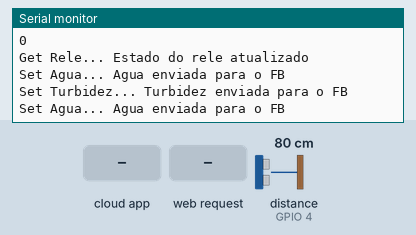
This sketch was run on a simulated ESP32. Parts: the last lines printed to the serial monitor. Wiring (inferred from the names in the program): ultrasonic range finder: trigger GPIO 2; echo GPIO 4. Inputs (shaded band) come from the test bench; at power-on: distance to the obstacle (sensor on GPIO 4) 80 cm. The echo pulse lasts 58.3 µs per cm; WiFi joins after 1.5 s; servers stay silent unless stated; the local clock reads 2024-03-15 10:24:30 at power-on unless the sketch sets it; the Firebase database answers and starts empty.

Above: at 5.2 s.
5.3 s: the phone or cloud app sets estado_rele to 1
At 8.1 s:
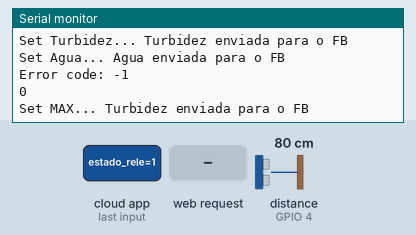
9.4 s: HTTP request GET /?ligar=true received
At 9.65 s:
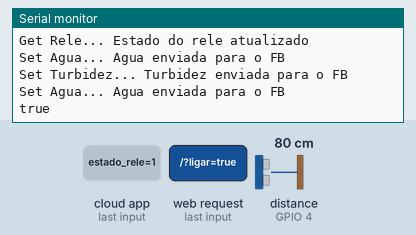
10.9 s: HTTP request GET /?ligar=false received
At 11.6 s:
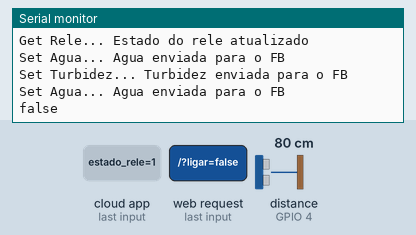
12.4 s: HTTP request GET /?ligar=NIVEL_AGUA received
At 13.1 s:
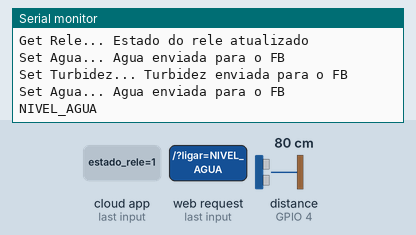

The sketch:

esp32_caixa_dagua.ino
```cpp
#include <WiFi.h>
#include <string.h>
#include <Firebase_ESP_Client.h>
#include <addons/TokenHelper.h>
#include <addons/RTDBHelper.h>
#include "time.h"
#include "ESPAsyncWebServer.h"
#include <HTTPClient.h>


#define WIFI_NOME "OI"
#define WIFI_SENHA "12345678j"
#define AP_NOME "ESP_32_PROJECT"
#define AP_SENHA "123456789"
#define TEMPO_ESPERA_MAXIMO_WIFI 10000
#define TEMPO_DELAY_TASK 3000
#define MAX_LITROS 10


#define API_KEY "AIzaSyARa9LjX-_oE7nGRihgHg893UEw2YNAyGw"
#define DATABASE_URL "https://caixa-d-agua-esp32-default-rtdb.firebaseio.com/"  //<databaseName>.firebaseio.com or <databaseName>.<region>.firebasedatabase.app
#define FIREBASE_EMAIL "esp32@iot.com"
#define FIREBASE_SENHA "esp32iot"
FirebaseData fbdo;
FirebaseAuth auth;
FirebaseConfig config;

const char* ntpServer = "0.br.pool.ntp.org";
const long gmtOffset_sec = -10800;
const int daylightOffset_sec = 0;

#define TRIG 2
#define ECHO 4


// GLOBAIS
float nivel_agua = 0.0;
int nivel_turbidez = 0;
bool estado_rele = false;
String data_hora = " ";
const char* serverNameTurb = "http://192.168.4.100/nivel_turbidez";

const char html[] PROGMEM = R"rawliteral(
<!DOCTYPE html>
<html>

<head>
    <meta charset="utf-8">
    <meta name="viewport" content="width=device-width, initial-scale=1">
    <meta http-equiv="refresh" content="2">
    <title>SAAF</title>
</head>
<style>
    * {
        color: #433939;
        box-sizing: border-box;
        margin: 0;
        padding: 0;
        justify-content: center;
    }

    body {

        display: flex;
        flex-direction: column;
        align-items: center;
        width: 95vw;
        background-size: auto;
        background-color: rgb(247, 247, 247);
    }

    .nav {
        width: 90vw;
        height: 4rem;
        background-color: rgb(255, 255, 255);
        display: flex;
        justify-content: space-between;
        padding: 1rem;
        border: solid 1px rgb(201, 201, 201);
        border-radius: 0 0 1rem 1rem;

    }

    .botoes {
        margin-bottom: 1rem;
        display: flex;
        flex-direction: row;

        justify-content: space-between;
    }

    .botao-liga {
        border: solid 1px rgb(202, 202, 202);
        border-radius: 1rem;

        background-color: rgb(40, 219, 16);
        border: none;
        width: 10rem;
        height: 4rem;
    }

    .botao-desliga {
        border: solid 1px rgb(202, 202, 202);
        border-radius: 1rem;

        background-color: rgb(231, 95, 95);
        border: none;
        width: 10rem;
        height: 4rem;
    }

    .info {
        display: flex;

        justify-content: space-around;
        flex-direction: column;
        align-items: center;
        width: 80vw;
        height: 90vh;
        margin-top: 3rem;
        margin-bottom: 3rem;
    }

    .niveis {
        width: 70vw;
        display: flex;
        flex-direction: row;
        justify-content: space-between;

    }

    .nivel-agua {
        display: flex;
        align-items: center;

        font-size: 10rem;
        width: 30vw;
        height: 16rem;
        border: solid 1px rgb(202, 202, 202);
        background-color: rgb(255, 255, 255);
        border-radius: 1rem;
        overflow: hidden;
    }

    .nivel-turbidez {
        display: flex;
        align-items: center;
        font-size: 10rem;
        width: 30vw;
        height: 16rem;
        border: solid 1px rgb(202, 202, 202);
        background-color: rgb(255, 255, 255);

        border-radius: 1rem;
        overflow: hidden;
        margin-bottom: 1rem;
    }

    @media (max-width: 700px) {
        .niveis {

            flex-direction: column;


        }

        .nivel-agua {

            width: 70vw;


        }

        .botoes {

            display: flex;
            flex-direction: row;
            width: 70vw;
            justify-content: space-between;

        }

        .nivel-turbidez {

            width: 70vw;

        }
    }
</style>

<body>
    <div class="nav">
        <h2>SAAF</h2>
        <h2>DASHBOARD</h2>
    </div>
    </div>

    <div class="info">
        <div class="botoes">

            <button class="botao-liga" onclick="ligar_bomba()">Ligar Bomba D'Agua</button>
            <button class="botao-desliga" onclick="desligar_bomba()">Desligar Bomba D'Agua</button>
        </div>

        <div class="niveis">
            <div class="nivel-turbidez">

                %NIVEL_TURBIDEZ%
            </div>
            <div class="nivel-agua">

                %NIVEL_AGUA%
            </div>
        </div>
    </div>
    <script>function ligar_bomba() {

            var xhr = new XMLHttpRequest();
            xhr.open("GET", "/?ligar=true");
            xhr.send();
        }
        function desligar_bomba() {

            var xhr = new XMLHttpRequest();
            xhr.open("GET", "/?ligar=false");
            xhr.send();
        }
    </script>


</body>

</html>
)rawliteral";
AsyncWebServer server(80);

void setup() {
  Serial.begin(115200);
  WiFi.mode(WIFI_MODE_APSTA);

  pinMode(TRIG, OUTPUT);
  pinMode(ECHO, INPUT);

  conectar_wifi();
  criar_ap();
  criar_server();


  conectar_firebase();
  configTime(gmtOffset_sec, daylightOffset_sec, ntpServer);
}

void loop() {
  receber_sensor_nivel_agua();
  receber_sensor_nivel_turbidez();
  verificar_maximo_caixa();
  receber_data_hora();
  receber_fb_estado_rele();
  if (WiFi.status() == WL_CONNECTED) {
    enviar_fb_nivel_agua();
    enviar_fb_nivel_turbidez();
    enviar_fb_estado_rele();
  }

  delay(1000);
}


void receber_fb_estado_rele(){
   if (Firebase.ready() && WiFi.status() == WL_CONNECTED) {
    Serial.printf("Get Rele... %s\n", Firebase.RTDB.getBool(&fbdo, F("/estado_rele/"), &estado_rele) ? "Estado do rele atualizado" : fbdo.errorReason().c_str());
  }
}

void enviar_fb_nivel_agua() {

  if (Firebase.ready() && WiFi.status() == WL_CONNECTED) {
    Serial.printf("Set Agua... %s\n", Firebase.RTDB.setFloat(&fbdo, ("/nivel_agua/" + data_hora), nivel_agua) ? "Agua enviada para o FB" : fbdo.errorReason().c_str());
  }
}

void enviar_fb_estado_rele() {

  if (Firebase.ready() && WiFi.status() == WL_CONNECTED) {
    Serial.printf("Set Agua... %s\n", Firebase.RTDB.setBool(&fbdo, F("/estado_rele/"), estado_rele) ? "Agua enviada para o FB" : fbdo.errorReason().c_str());
  }
}

void enviar_fb_nivel_turbidez() {
  if (Firebase.ready() && WiFi.status() == WL_CONNECTED) {
    Serial.printf("Set Turbidez... %s\n", Firebase.RTDB.setInt(&fbdo, F("/nivel_turbidez/"), nivel_turbidez) ? "Turbidez enviada para o FB" : fbdo.errorReason().c_str());
  }
}

void receber_sensor_nivel_agua() {

  int distancia = 0;
  digitalWrite(TRIG, LOW);
  delayMicroseconds(2);
  digitalWrite(TRIG, HIGH);
  delayMicroseconds(10);
  digitalWrite(TRIG, LOW);
  unsigned long tempoSom = pulseIn(ECHO, HIGH);
  nivel_agua = (tempoSom / 58);
}

void receber_sensor_nivel_turbidez() {

  nivel_turbidez = (int)atof(httpGETRequest(serverNameTurb).c_str());
  Serial.println(nivel_turbidez);
}

void verificar_maximo_caixa() {

  if (nivel_agua >= MAX_LITROS && estado_rele == true) {
    estado_rele = false;
    Serial.printf("Set MAX... %s\n", Firebase.RTDB.setBool(&fbdo, F("/estado_rele/"), estado_rele) ? "Turbidez enviada para o FB" : fbdo.errorReason().c_str());
  }
}

void conectar_firebase() {

  Serial.printf("Firebase Client v%s\n\n", FIREBASE_CLIENT_VERSION);
  /* Assign the api key (required) */
  config.api_key = API_KEY;
  /* Assign the user sign in credentials */
  auth.user.email = FIREBASE_EMAIL;
  auth.user.password = FIREBASE_SENHA;
  /* Assign the RTDB URL (required) */
  config.database_url = DATABASE_URL;
  /* Assign the callback function for the long running token generation task */
  config.token_status_callback = tokenStatusCallback;  // see addons/TokenHelper.h
  fbdo.setResponseSize(2048);
  Firebase.begin(&config, &auth);
  Firebase.reconnectWiFi(true);
  Firebase.setDoubleDigits(5);
  Firebase.setFloatDigits(5);
  config.timeout.serverResponse = 1000;
}

void conectar_wifi() {


  WiFi.disconnect();
  Serial.print("Conectando-se ao WiFi");
  WiFi.begin(WIFI_NOME, WIFI_SENHA);

  unsigned long TEMPO_ESPERA_ATUAL_WIFI = millis();
  // Essa função while pode ficar em loop, tentar limitar com um tempo limite
  while (WiFi.status() != WL_CONNECTED && (millis() - TEMPO_ESPERA_ATUAL_WIFI < TEMPO_ESPERA_MAXIMO_WIFI)) {
    delay(1000);
    Serial.print('.');
  }
  if (WiFi.status() != WL_CONNECTED) {
    Serial.println("Não foi possivel conectar!!");
    return;
  }


  Serial.println("");
  Serial.println("Conectado!!");
  Serial.print("Connected com IP: ");
  Serial.println(WiFi.localIP());
  Serial.println(WiFi.softAPIP());
}

void receber_data_hora() {
  struct tm timeinfo;

  getLocalTime(&timeinfo);
  char data[64];
  //strftime(data, 64, "%d-%m-%Y %H:%M:%S", &timeinfo);
  strftime(data, 64, "%H:%M:%S", &timeinfo);
  data_hora = data;
}

void criar_ap() {
  WiFi.softAP(AP_NOME, AP_SENHA);
  delay(1000);
}
void criar_server() {

  server.on("/", HTTP_GET, [](AsyncWebServerRequest* request) {
    if (request->hasParam("ligar")) {
      String input = request->getParam("ligar")->value();
      Serial.println(input);
      if (input == "true") {
        estado_rele = true;
      } else if (input == "false") {
        estado_rele = false;
      }
    }
    request->send_P(200, "text/html", html, processor);
  });

  server.on("/estado_rele", HTTP_GET, [](AsyncWebServerRequest* request) {
    request->send_P(200, "text/plain", String(estado_rele).c_str());
  });

  server.on("/estado_rele", HTTP_GET, [](AsyncWebServerRequest* request) {
    request->send_P(200, "text/plain", String(estado_rele).c_str());
  });
  server.begin();
  delay(1000);
}
String processor(const String& var) {
  if (var == "NIVEL_AGUA") {
    return (String)nivel_agua;
  } else if (var == "NIVEL_TURBIDEZ") {
    return (String)nivel_turbidez;
  }
  return String();
}

String httpGETRequest(const char* serverName) {
  WiFiClient client;
  HTTPClient http;

  // Your Domain name with URL path or IP address with path
  http.begin(client, serverName);

  // Send HTTP POST request
  int httpResponseCode = http.GET();

  String payload = "--";

  if (httpResponseCode > 0) {

    payload = http.getString();
  } else {
    Serial.print("Error code: ");
    Serial.println(httpResponseCode);
  }
  // Free resources
  http.end();

  return payload;
}
```

Measured:
- after the input at 5.3 s, the serial monitor: prints a new line after 2.7 s (image 1)
- after the input at 9.4 s, the serial monitor: prints a new line at once (image 2)
- after the input at 10.9 s, the serial monitor: prints a new line at once (image 3)
- after the input at 12.4 s, the serial monitor: prints a new line at once (image 4)
